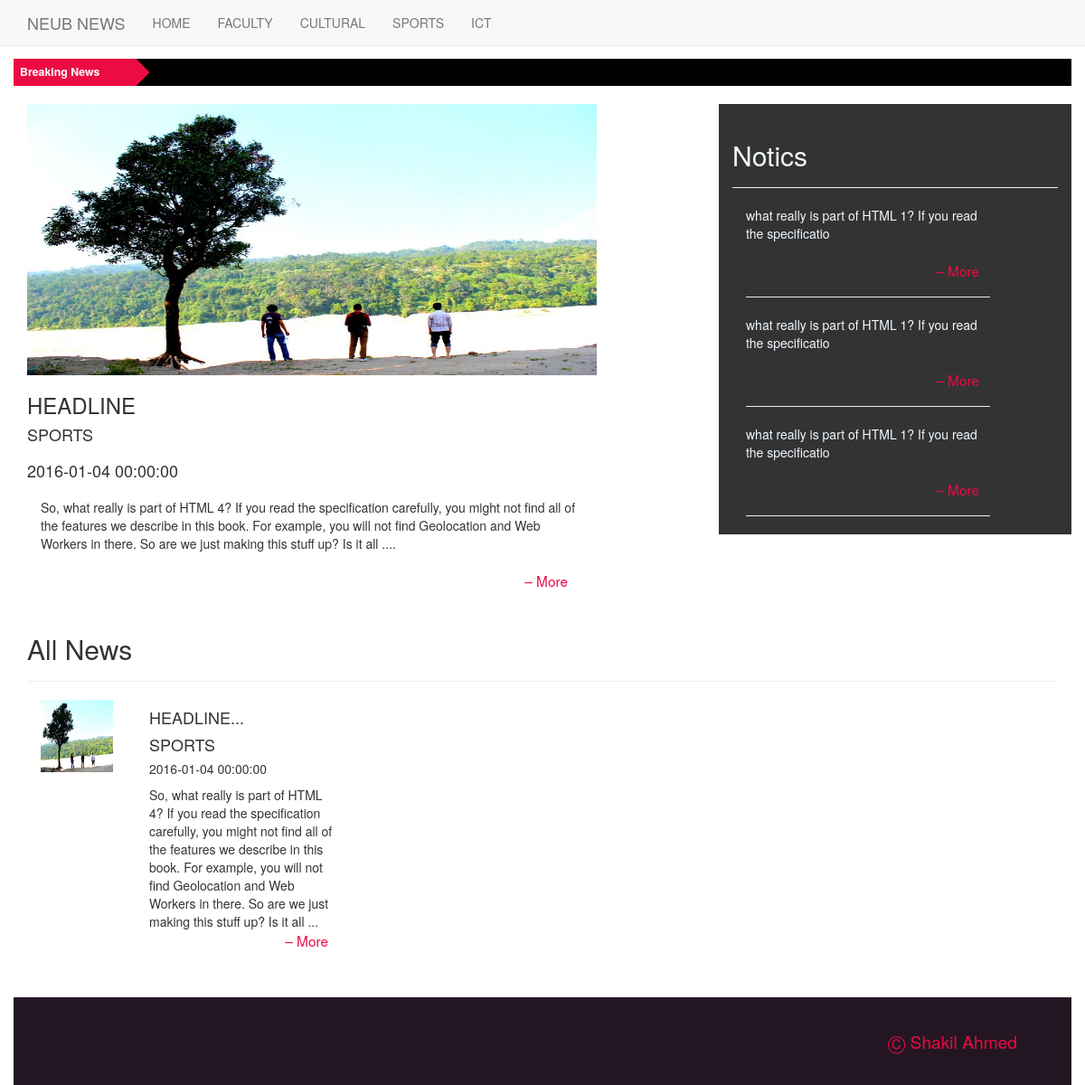
Screenshot of /sport.php with the database file from the repository.
### tables this page shows
CREATE TABLE IF NOT EXISTS `all_news` (
  `id` int(11) NOT NULL AUTO_INCREMENT,
  `news_title` varchar(255) NOT NULL,
  `description` text NOT NULL,
  `cat_id` int(11) NOT NULL,
  `images` varchar(255) NOT NULL,
  `type_id` int(11) NOT NULL,
  `date` datetime NOT NULL,
  PRIMARY KEY (`id`)
);

CREATE TABLE IF NOT EXISTS `category` (
  `cat_id` int(11) NOT NULL AUTO_INCREMENT,
  `cat_name` varchar(255) NOT NULL,
  PRIMARY KEY (`cat_id`)
);

CREATE TABLE IF NOT EXISTS `notices` (
  `id` int(11) NOT NULL AUTO_INCREMENT,
  `notics_title` varchar(255) NOT NULL,
  `note` text NOT NULL,
  `notices_time` datetime NOT NULL,
  PRIMARY KEY (`id`)
);

### sport.php (the view, shortened to what this page needs)
  </head>
  <body>
  <?php include 'header.php'; ?>
		<div class="container-fluid custom-ticker">
			    <div class="ticker-container">
				  <div class="ticker-caption">
					<p>Breaking News</p>
				  </div>
				  <ul>
				    	<?php
			$breaking = mysql_query("SELECT * FROM all_news ORDER BY `id` DESC LIMIT 0,10");
			while($bnews = mysql_fetch_array($breaking))
			{
				$bdes = $bnews['description'];
				$new_b_des = substr($bdes,0,36);
			?>
					<div>
					  <li><span> <?php echo $new_b_des; ?> &ndash; <a href="#">read more</a></span></li>
					</div>
					<?php
			}
		?>
				 </ul>
		</div>
		<div class="container head-container">
			<div class="row">
			<?php
				$type_que = mysql_query("select * from category where cat_name = 'SPORTS'");
				$type_query = mysql_fetch_array($type_que);
					$cat_q_id = $type_query['cat_id'];
				$head_query = mysql_query("select * from all_news  where cat_id = '$cat_q_id' ORDER BY `id` ASC");
					while($main_post = mysql_fetch_array($head_query))
					{
						$news_id_main = $main_post['id'];
						$news_title_main = $main_post['news_title'];
						$news_description_main = $main_post['description'];
						$new_news_description_main = substr($news_description_main,0,260);
						$news_cat_id_main = $main_post['cat_id'];
						$main_cat_head =mysql_query("SELECT cat_name FROM category where cat_id = '$news_cat_id_main'");
						$run2 = mysql_fetch_array($main_cat_head);
						$cat_name_main = $run2['cat_name'];
						$news_images_main = $main_post['images'];
						$news_date_main = $main_post['date'];
					}
			?>
				<div class="col-lg-8 col-md-12">
					<img src="upload/<?php echo $news_images_main; ?>" alt="" class="img-responsive" style="width:630px;height:300px" />
						<h3 class="head_h2"><?php echo $news_title_main; ?></h3>
								<h4><?php echo $cat_name_main." </br>";?> <?php echo " </br>".$news_date_main; ?></h4>
						<div class="col-lg-10 col-md-10">
									<p class="">
										<?php echo $new_news_description_main."...."; ?>
										<a href="view.php?id=<?php echo $news_id_main; ?>" class="more"> &ndash; More </a>
									</p>
						</div>
				</div>
				<div class="col-lg-4 col-md-12 custom-notics">
					<div class="page-header">
						<h2>Notics</h2>
					</div>
					<div class="col-lg-10 col-md-12">
					<?php
						$sql = mysql_query("select * from notices ORDER BY `id` DESC LIMIT 0,3 ");
					$counter = 0;
					$max = 10;
					while($note = mysql_fetch_array($sql) and ($counter < $max) )
					{
						$notics_id = $note['id'];
						$notes = $note['note'];
						$new_notices = substr($notes,0,60);
						?>
						<p>
						<?php echo $new_notices; ?>
							<a href="note_view.php?id=<?php echo $notics_id; ?>" class="more"> &ndash; More </a>
							<hr />
						</p>
					<?php
					$counter++;
				}
					?>
					</div>
				</div>
			</div>
		</div>
		<div class="container">
			<div class="page-header"> <h2>All News </h2> </div>
				<div class="row">
		<?php
			$allnews = mysql_query("SELECT * FROM all_news where cat_id= '$news_cat_id_main' ORDER BY `id` DESC");
			while($news = mysql_fetch_array($allnews))
			{
				$id=$news['id'];
				$news_title = $news['news_title'];
				$new_tit = substr($news_title,0,20);
				$des = $news['description'];
				$cat_id = $news['cat_id'];
				$images = $news['images'];
				$date = $news['date'];
				$new_des = substr($des,0,260);
				$query1 =mysql_query("SELECT cat_name FROM category where cat_id = '$cat_id'");
						$run1 = mysql_fetch_array($query1);
						$cat_name = $run1['cat_name'];
		?>
		<div class="col-lg-4 col-md-6">
			<div class="col-lg-4 col-md-6">
				<img src="upload/<?php echo $images; ?>" alt="" class="mg-responsive" style="width:80px;height:80px"/>
			</div>
			<div class="col-lg-8 col-md-6">
			<h4> <?php echo $new_tit."..." ;?>  </h4>
			<h4> <?php echo $cat_name; ?>  </h4>
			<h5> <?php echo $date ;?>  </h5>
				<p>
					<?php echo $new_des."..."; ?>
					<br />
					<a href="view.php?id=<?php echo $id; ?>" class="more"> &ndash; More </a>
				</p>
			</div>
		</div>
			<?php
				}
			?>
			</div>
		</div>
		<div class="container-fluid custom-footer">
			 <p>&#9400 Shakil Ahmed</p>
		</div>
  </body>
</html>

### css/custom.css (style rules this page uses)
.custom-ticker { margin-top: 65px; }
.head-container { margin-top: 7px; }
.custom-notics { background-color: #333; color: aliceblue; }
.custom-footer { background-color: #231622; color: #EC0B43; margin-top: 50px; font-size: medium; }
.custom-footer p { margin: 35px 45px 35px 5px; float: right; font-size: 1.2em; }
.more { color: #EC0B43; float: right; font-size: 1.1em; padding-right: 12px; padding-bottom: 2px; }

### css/ticker.css (style rules this page uses)
* { margin: 0; padding: 0; font-family: "Helvetica Neue",Helvetica,Arial,sans-serif; }
.ticker-container { height: 60px; width: 100%; text-align: center; position: relative; overflow: hidden; background-color: rgba(0,0,0,1); color: white; font-size: 1.1em; margin-bottom: 15px; }
.ticker-container .ticker-caption { height: 50%; width: 100%; background-color: #EC0B43; display: table; position: absolute; color: white; font-size: 0.8em; z-index: 1; }
.ticker-container .ticker-caption p { height: inherit; width: inherit; display: table-cell; vertical-align: middle; font-weight: bold; }
.ticker-container ul { list-style: none; padding: 0; height: auto; }
.ticker-container ul div { overflow: hidden; position: absolute; z-index: 0; display: inline; min-width: 100%; left: 0; height: 50%; transition: 4.25s ease-in-out; }
.ticker-container ul div.ticker-active { top: 30px; }
.ticker-container ul div li { padding: 5px 0; }
@media (min-width: 500px) { .ticker-container { height: 30px; text-align: left; } }
@media (min-width: 500px) { .ticker-container .ticker-caption { height: 100%; width: 150px; background: url('../images/ticker-caption-bg.png'); } }
@media (min-width: 500px) { .ticker-container .ticker-caption p { text-align: left; padding-left: 7px; } }
@media (min-width: 500px) { .ticker-container ul { margin-left: 170px; height: 100%; } }
@media (min-width: 500px) { .ticker-container ul div { height: 100%; left: 170px; } }
@media (min-width: 500px) { .ticker-container ul div.ticker-active { top: 0; } }
@media (min-width: 768px) { .ticker-container { margin-bottom: 10px; } }
@media (min-width: 992px) { .ticker-container { margin-bottom: 20px; } }

### rows the page displays
all_news: images (picture), news_title "HEADLINE", date "2016-01-04 00:00:00", description "So, what really is part of HTML 4? If you read the specification carefully, you might not find all of the features we describe in this book. For example, you will not find Geolocation and Web Workers in there. So are we just making this stuff up? Is it all", cat.cat_name "SPORTS"
category: cat_name "SPORTS"
notices: note "what really is part of HTML 1? If you read the specificatio"
notices: note "what really is part of HTML 1? If you read the specificatio"
notices: note "what really is part of HTML 1? If you read the specificatio"
